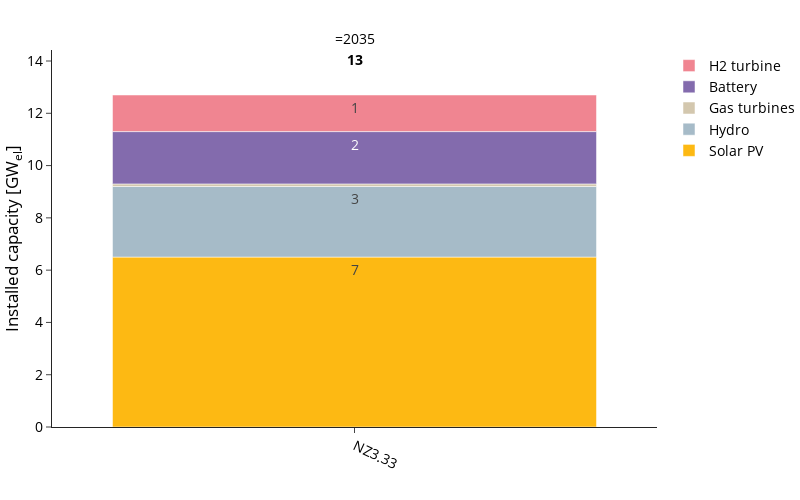

Notebook code for this chart:
### Markdown cell above
### Electricity Installed Capacity

### Code cell
plot_config['chart_config'] = yaml_config['charts']['electricity_capacity']

fig, df = plot_capacity(
    carrier="AC",
    capacity_dict=optimal_capacity_dict,
    config=plot_config,
    rename_function=rename_electricity,
    save_dir=SDIR
)

fig.show()

### Figure 1 — Plotly figure (JSON) as saved in the notebook; plotly's stock layout.template omitted (floating-point values rounded to 4 significant figures)
{"data": [{"hovertemplate": "=%{x}<br>Installed capacity [GW<sub>el</sub>]=%{text}<extra></extra>", "legendgroup": "Solar PV", "marker": {"color": "#fdb913", "pattern": {"shape": ""}}, "name": "Solar PV", "orientation": "v", "showlegend": true, "text": [6.5], "textangle": 0, "textposition": "inside", "texttemplate": "%{y:.0f}", "type": "bar", "x": ["NZ3.33"], "xaxis": "x", "y": [6.5], "yaxis": "y"}, {"hovertemplate": "=%{x}<br>Installed capacity [GW<sub>el</sub>]=%{text}<extra></extra>", "legendgroup": "Hydro", "marker": {"color": "#a6bbc8", "pattern": {"shape": ""}}, "name": "Hydro", "orientation": "v", "showlegend": true, "text": [2.7], "textangle": 0, "textposition": "inside", "texttemplate": "%{y:.0f}", "type": "bar", "x": ["NZ3.33"], "xaxis": "x", "y": [2.7], "yaxis": "y"}, {"hovertemplate": "=%{x}<br>Installed capacity [GW<sub>el</sub>]=%{text}<extra></extra>", "legendgroup": "Gas turbines", "marker": {"color": "#d3c7ae", "pattern": {"shape": ""}}, "name": "Gas turbines", "orientation": "v", "showlegend": true, "text": [0.1], "textangle": 0, "textposition": "inside", "texttemplate": "%{y:.0f}", "type": "bar", "x": ["NZ3.33"], "xaxis": "x", "y": [0.1], "yaxis": "y"}, {"hovertemplate": "=%{x}<br>Installed capacity [GW<sub>el</sub>]=%{text}<extra></extra>", "legendgroup": "Battery", "marker": {"color": "#836bad", "pattern": {"shape": ""}}, "name": "Battery", "orientation": "v", "showlegend": true, "text": [2.0], "textangle": 0, "textposition": "inside", "texttemplate": "%{y:.0f}", "type": "bar", "x": ["NZ3.33"], "xaxis": "x", "y": [2.0], "yaxis": "y"}, {"hovertemplate": "=%{x}<br>Installed capacity [GW<sub>el</sub>]=%{text}<extra></extra>", "legendgroup": "H2 turbine", "marker": {"color": "#f08591", "pattern": {"shape": ""}}, "name": "H2 turbine", "orientation": "v", "showlegend": true, "text": [1.4], "textangle": 0, "textposition": "inside", "texttemplate": "%{y:.0f}", "type": "bar", "x": ["NZ3.33"], "xaxis": "x", "y": [1.4], "yaxis": "y"}, {"hoverinfo": "skip", "mode": "text", "showlegend": false, "text": ["13"], "textfont": {"color": "black", "size": 14, "weight": "bold"}, "textposition": "top center", "type": "scatter", "x": ["NZ3.33"], "xaxis": "x", "y": [13.7], "yaxis": "y"}], "layout": {"annotations": [{"font": {}, "showarrow": false, "text": "=2035", "x": 0.5, "xanchor": "center", "xref": "paper", "y": 1, "yanchor": "bottom", "yref": "paper"}], "barmode": "relative", "height": 500, "legend": {"title": {"text": ""}, "tracegroupgap": 0, "traceorder": "reversed"}, "width": 800, "xaxis": {"anchor": "y", "categoryarray": [], "categoryorder": "array", "domain": [0, 1], "tickangle": 25, "title": {"text": ""}}, "yaxis": {"anchor": "x", "domain": [0, 1], "title": {"text": "Installed capacity [GW<sub>el</sub>]"}}}}
